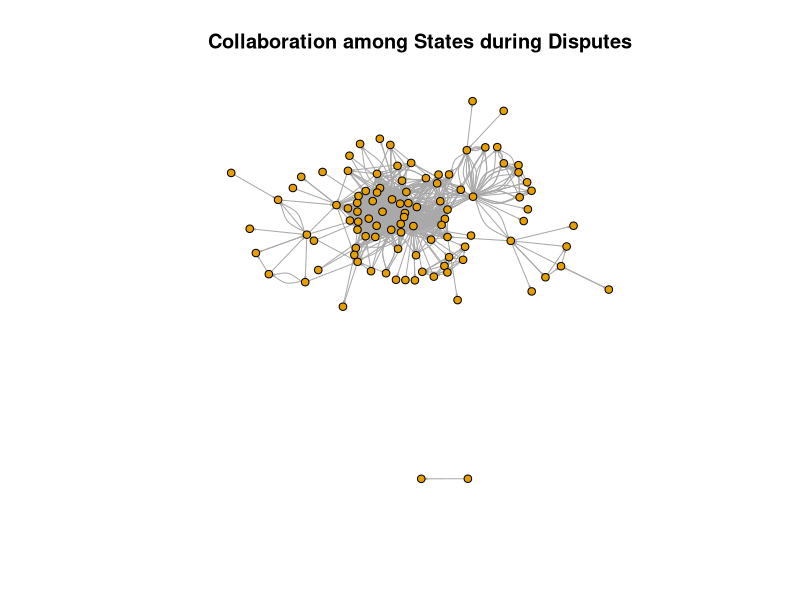
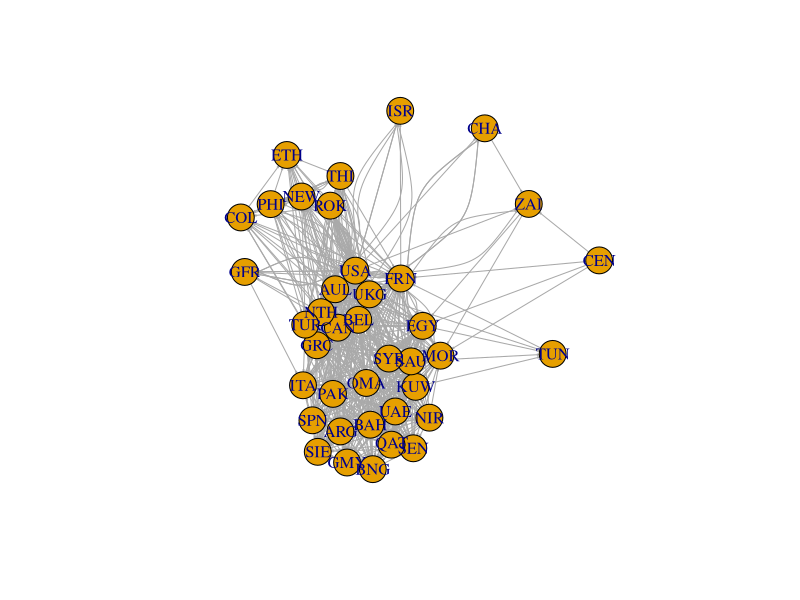

These charts were generated, in order, by the following R code: (Note: this script raises an error after producing the figures.)
## ---- chunk 1
#| echo: false
#| message: false
#| warning: false
library(sna)
library(glue)
library(tidyr)
library(dplyr)
library(igraph)
library(tidyverse)
## ---- chunk 2
#| echo: false
#| message: false
#| warning: false
df <- read.csv('./data/MIDB 5.0.csv')
cat(min(df$styear), max(df$styear))
# remove rows before second world war
df <- df %>%
  filter(styear >= 1945 & styear <= 1991)
# columns needed to be kept
keeps <- c('dispnum', 'stabb', 'sidea')
df_cleaned <- df %>%
              select(all_of(keeps))
## ---- chunk 3
#| echo: false
#| message: false
#| warning: false
# remove conflicts where only 2 states were involved
df_cleaned <- df_cleaned %>% 
              group_by(dispnum) %>% 
              filter(n() > 2) %>% 
              ungroup()
# remove states who had no alliance in a conflict
df_cleaned <- df_cleaned %>% 
              group_by(dispnum, sidea) %>% 
              filter(n() > 1) %>% 
              ungroup()

# initialize a matrix to store the data
alliance_pair <- matrix(ncol = 2)

# split states that were in the same conflict but on different side
for (num in unique(df_cleaned$dispnum)){
  # select all countries in the same conflicts
  df_sub <- df_cleaned[df_cleaned$dispnum == num, ]
  side_a <-  c(df_sub$stabb[df_sub$sidea == 1])
  side_b <-  c(df_sub$stabb[df_sub$sidea == 0])
  if (length(side_a) > 0){
    results <- t(combn(side_a, 2))
    alliance_pair <- rbind(alliance_pair, results)
  }
  if (length(side_b) > 0){
    results <- t(combn(side_b, 2))
    alliance_pair <- rbind(alliance_pair, results)
  }
  }
# remove NA from the matrix
alliance_pair <- alliance_pair[rowSums(is.na(alliance_pair)) == 0, ]
## ---- chunk 4
#| echo: false
#| message: false
#| warning: false
alliance_pair <- as.matrix(alliance_pair)
dim(alliance_pair)
# visdualization 
G_alliance <- graph_from_edgelist(alliance_pair)
plot.igraph(G_alliance,
            vertex.label = '', vertex.size = 4,
            edge.color='darkgrey',edge.arrow.size=.1,
            layout=layout_with_kk(G_alliance), 
            main='Collaboration among States during Disputes')
ecount(G_alliance) # number of edges
## ---- chunk 5
#| echo: false
#| message: false
#| warning: false
# ego network of France
plot(make_ego_graph(G_alliance, order = 1,  nodes = "FRN",  mode = c("all"),  mindist = 0)[[1]], edge.arrow.size=.1)
## ---- chunk 6
#| echo: false
#| message: false
#| warning: false
scc <- igraph::components(G_alliance, mode = 'strong')

data <- as.data.frame(alliance_pair)

(data$V1[data$V2 == 'USA']) == 'USA'
## ---- chunk 7
# adjacency matrix
df_alliance <- graph_data_frame(alliance_pair)
adj_mtx <- as_adjacency_matrix(G_alliance, sparse = FALSE) # the values do not seem correct
w_alliance <- graph_from_adjacency_matrix(adj_mtx, weighted = TRUE)
plot.igraph(w_alliance, 
            vertex.label = '', vertex.size = 4,
            edge.color='darkgrey',edge.arrow.size=.1,
            layout=layout_with_kk(G_alliance))
